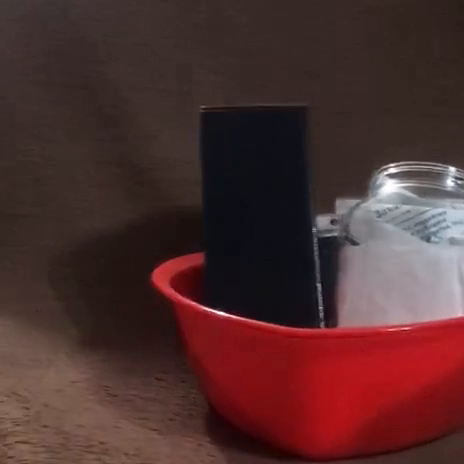
#> input picture frame 29 of test video 464x464.mp4, 464 x 464 px
$ jupyter execute --allow-errors 'correlation filters.ipynb'   (shell and % lines are left out)
#> lines starting #> are read from the running program, lines starting #| are printed output that depends on the picture; long printed decimals are rounded
# Адаптивный Корреляционный Фильтр

[cell 1]
import numpy as np
import matplotlib.pyplot as plt
from matplotlib import pylab
import cv2

[cell 2]
img = cv2.imread('Lenna.png', cv2.IMREAD_GRAYSCALE)
#> (the rest of this cell did not finish here and is left out)

#> (a cell that did not finish here is left out)

#> (a cell that did not finish here is left out)

Добавляем более продвинутую функцию для визуализации преобразования Фурье

[cell 5]
from colorsys import hls_to_rgb


def colorize(z):
    r = np.abs(z)
    arg = np.angle(z)

    h = (arg + np.pi)  / (2 * np.pi) + 0.5
    l = 1.0 - 1.0 / (1.0 + r ** 0.3)
    s = 0.8

    c = np.vectorize(hls_to_rgb)(h, l, s) # --> кортеж
    c = np.array(c)  # -->  массив формой (3,n,m), а нужно (n,m,3)
    c = c.swapaxes(0, 2)
    return c


#> (the rest of this cell did not finish here and is left out)

[cell 6]
def preprocess(image, verbose=False):
    image = image.astype('float32')
    if verbose:
        print('Исходные значения:\n', image[0:5, 0:5])

    # Логарифм для увеличения чувствительности к тёмным оттенкам
    image = np.log(1 + image)
    if verbose:
        print('Логарифмированные значения:\n', image[0:5, 0:5])

    # Нормализация до среднего арифметического 0 и нормы 1
    mu = np.mean(image)
    sigma = np.std(image - mu)
    image = (image - mu) / sigma
    if verbose:
        print('Нормализованные значения:\n', image[0:5, 0:5])
        print('std = {}, mean = {}'.format(np.std(image), np.mean(image)))

    def sin2dwin(z):
        """ Создаёт маску 'виньетки' для изображения """
        xaxis = np.arange(z.shape[0])
        yaxis = np.arange(z.shape[1])
        x, y = np.meshgrid(xaxis, yaxis)
        wx = np.pi / x.shape[0]
        wy = np.pi / x.shape[1]
        return np.sin(wx * x) * np.sin(wy * y)

    # Добавляем 'виньетку'
    window = sin2dwin(image)
    image *= window
    if verbose:
        print('Результирующие значения:\n', image[0:5, 0:5])

    return image, window


#> (the rest of this cell did not finish here and is left out)

[cell 7]
def shift_image(image, shift):
    dx = shift[0]
    dy = shift[1]
    mapmat = np.array([[1, 0, dx], [0, 1, dy]], dtype='float32')
    shifted_image = cv2.warpAffine(
        image,
        mapmat,
        image.shape,
        flags=cv2.INTER_LINEAR + cv2.WARP_FILL_OUTLIERS,
        borderMode=cv2.BORDER_REFLECT_101
    )
    return shifted_image


shift = (40, -20)
#> (the rest of this cell did not finish here and is left out)

#> (a cell that did not finish here is left out)

origin_img_fft = np.fft.fft2(preprocessed_origin_img)

plt.imshow(preprocessed_origin_img)
plt.title('Исходное изображение после предобработки')
plt.show()


preprocessed_shifted_img, _ = preprocess(shifted_img)
shifted_img_fft = np.fft.fft2(preprocessed_shifted_img)

plt.imshow(preprocessed_shifted_img)
plt.title('Сдвинутое изображение после предобработки')
plt.show()


# корреляция между обычным и сдвинутым изображением
correl_fft = shifted_img_fft * np.conj(origin_img_fft)
correl = np.fft.ifft2(correl_fft)
correl = np.fft.fftshift(correl)
correl_view = np.abs(correl)

plt.imshow(correl_view)
plt.title('Корреляционная матрица')
plt.show()

# Определим координаты экстремума
shiftEndPt = np.unravel_index(correl_view.argmax(), correl_view.shape)  # вытаскиваем индекс в двумерном массиве argmax
shiftStartPt = 0.5 * np.array(correl_view.shape)  # координата центра
deteminated_shift = shiftEndPt - shiftStartPt  # сдвиг относительно центра
print('Найденный сдвиг: {}'.format(deteminated_shift))

[cell 9]
def get_desired_output(image_resolution, sigma=2.0):
    """ Генерирует g с плотным (sigma=2.0) пиком гаусовой формы в центре """
    xaxis = np.arange(image_resolution[0])
    yaxis = np.arange(image_resolution[1])
    x, y = np.meshgrid(xaxis, yaxis)

    center = 0.5 * image_resolution
    norm1 = 1 / np.sqrt(2 * np.pi * sigma)
    norm2 = 1 / (2 * sigma ** 2)
    desired_output = norm1 * np.exp(-(np.square(x - center[0]) + np.square(y - center[1])) * norm2)

    return desired_output


#> (the rest of this cell did not finish here and is left out)

[cell 10]
cap = cv2.VideoCapture('test video 464x464.mp4')

retval, first_frame = cap.read()
#> first_frame is the input picture: shape (464, 464, 3); mean B, G, R 46, 46.8, 78
first_frame = cv2.cvtColor(first_frame, cv2.COLOR_BGR2GRAY)
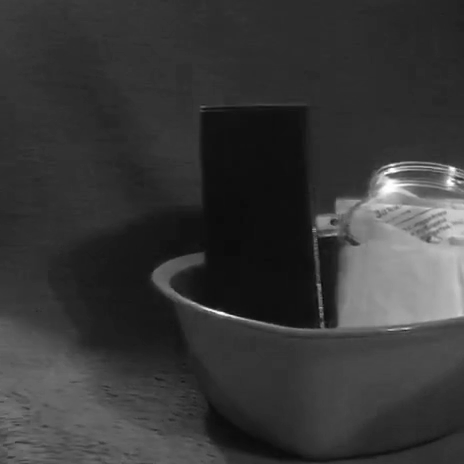
#> first_frame: shape (464, 464); min 5, max 255, mean 56

print(first_frame.shape)
#| (464, 464)

plt.imshow(first_frame)
plt.show()

[cell 11]
preprocessed_first_frame, _ = preprocess(first_frame)
#> call 3 of preprocess, with verbose = False
#> in preprocess (call 3), `image = np.log(1 + image)`:
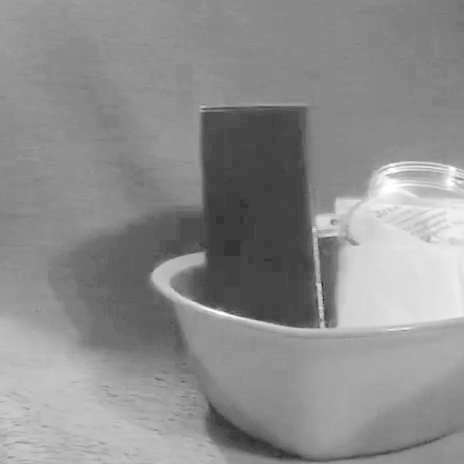
#> image: shape (464, 464) float32; min 1.79, max 5.55, mean 3.88; drawn with min black and max white
#> in preprocess (call 3), `mu = np.mean(image)`: mu = 3.88
#> in preprocess (call 3), `sigma = np.std(image - mu)`: sigma = 0.566
#> in preprocess (call 3), `window = sin2dwin(image)`:
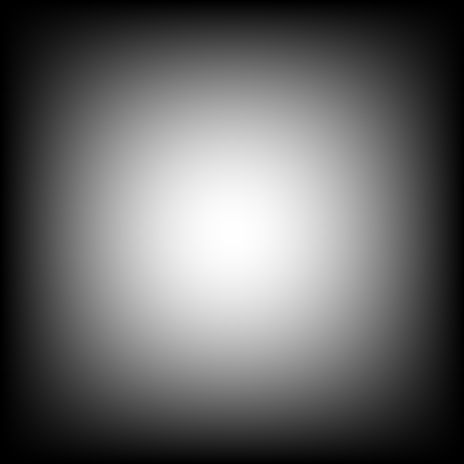
#> window: shape (464, 464) float64; min 0, max 1, mean 0.405
#> in preprocess (call 3), `image *= window`:
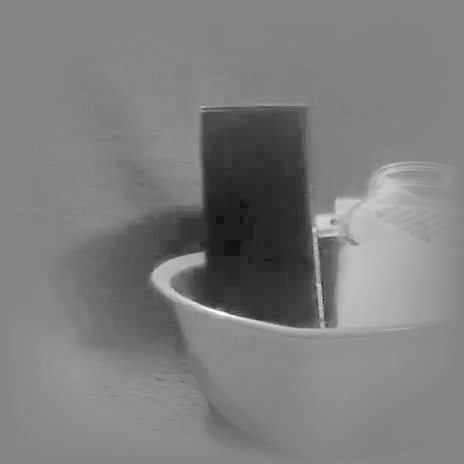
#> image: shape (464, 464) float32; min -2.71, max 2.49, mean -0.143; drawn with min black and max white
print(preprocessed_first_frame.shape)
#| (464, 464)

plt.imshow(preprocessed_first_frame)
plt.show()

[cell 12]
preprocessed_first_frame_res = np.array(preprocessed_first_frame.shape)
#> preprocessed_first_frame_res = [464, 464]
desired_output = get_desired_output(preprocessed_first_frame_res)

plt.imshow(desired_output)
plt.show()
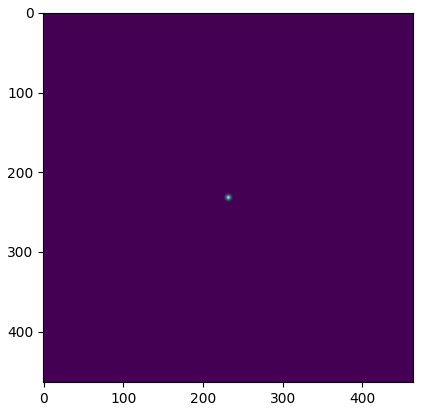
#> figure drawn by matplotlib, 1 panel

[cell 13]
desired_output_fft = np.fft.fft2(desired_output)
preprocessed_first_frame_fft = np.fft.fft2(preprocessed_first_frame)
filter_conj_fft = desired_output_fft / preprocessed_first_frame_fft

[cell 14]
output_fft = preprocessed_first_frame_fft * filter_conj_fft
output = np.fft.ifft2(output_fft)
# output = np.fft.fftshift(output)
output_view = np.abs(output)

plt.imshow(output_view)
plt.show()

[cell 15]
print(output_view.max())
#| 0.2821

$ run again, starting later in the video
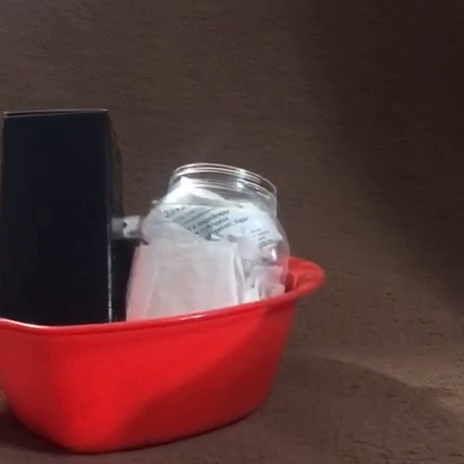
#> input picture frame 133 of test video 464x464.mp4, 464 x 464 px
#> first_frame is the input picture: shape (464, 464, 3); mean B, G, R 53.5, 55, 90
#> first_frame: shape (464, 464)
#| (464, 464)
#> in preprocess (call 3), `image = np.log(1 + image)`:
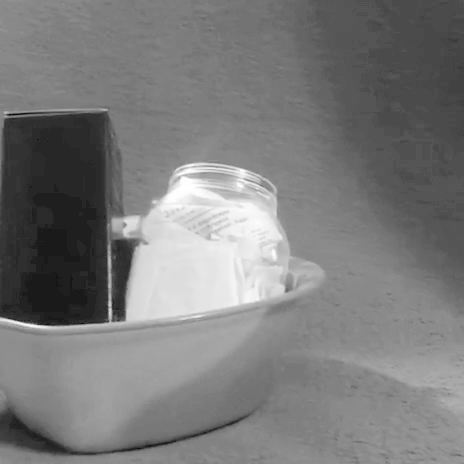
#> image: shape (464, 464) float32; min 2.64, max 5.55, mean 4.05; drawn with min black and max white
#> mu = 4.05
#> sigma = 0.53
#> in preprocess (call 3), `image *= window`:
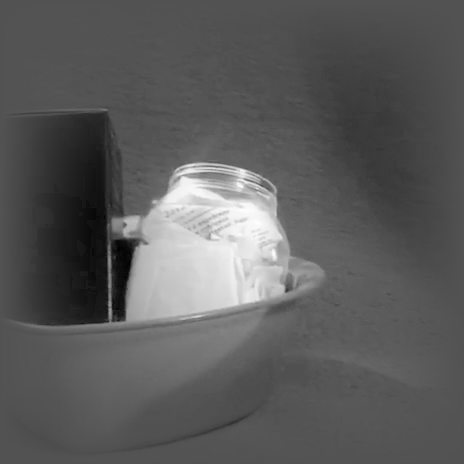
#> image: shape (464, 464) float32; min -1.31, max 2.73, mean 0.144; drawn with min black and max white
#| (464, 464)
#| 0.2821

$ run again, starting later in the video
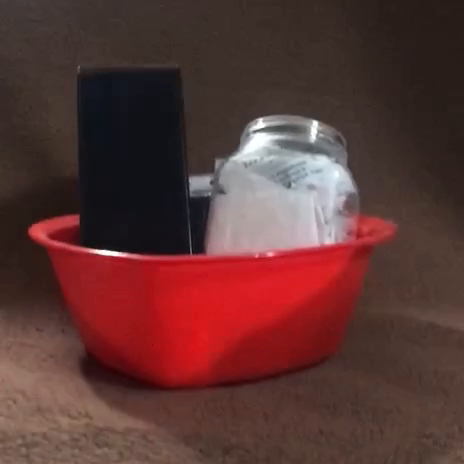
#> input picture frame 237 of test video 464x464.mp4, 464 x 464 px
#> first_frame is the input picture: shape (464, 464, 3); mean B, G, R 51.8, 54, 91.3
#> first_frame: shape (464, 464)
#| (464, 464)
#> in preprocess (call 3), `image = np.log(1 + image)`:
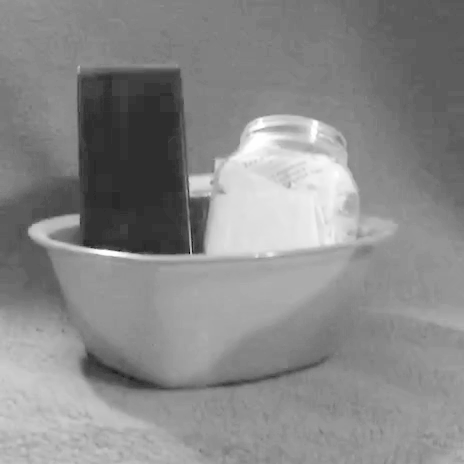
#> image: shape (464, 464) float32; min 2.3, max 5.55, mean 4.05; drawn with min black and max white
#> mu = 4.05
#> sigma = 0.528
#> in preprocess (call 3), `image *= window`:
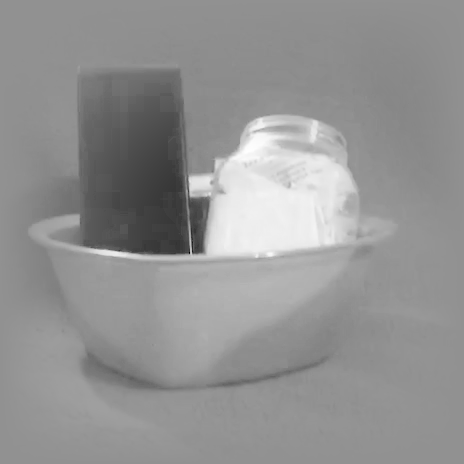
#> image: shape (464, 464) float32; min -3.14, max 2.37, mean 0.0452; drawn with min black and max white
#| (464, 464)
#| 0.2821
